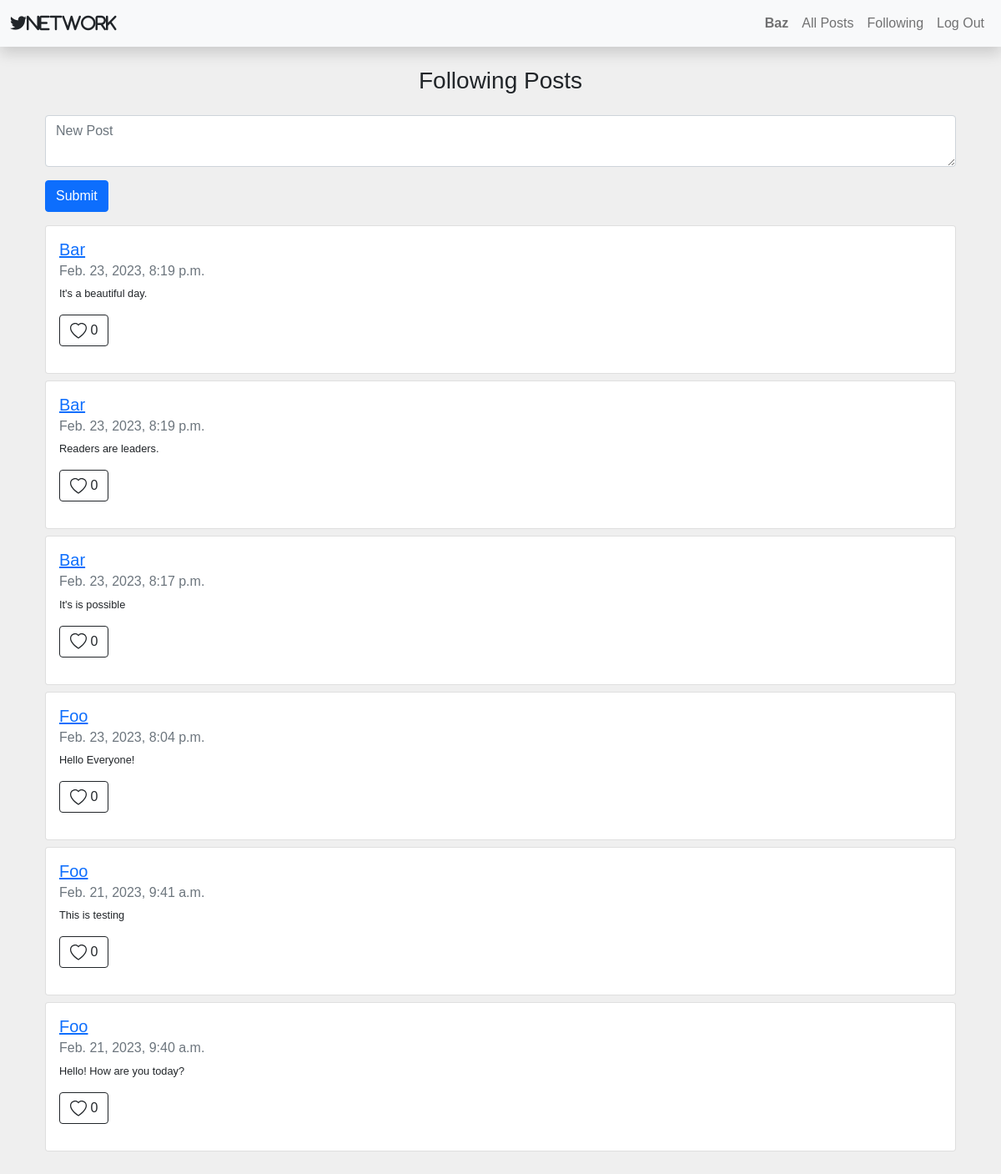
Page /following (signed in) on the earlier database version.
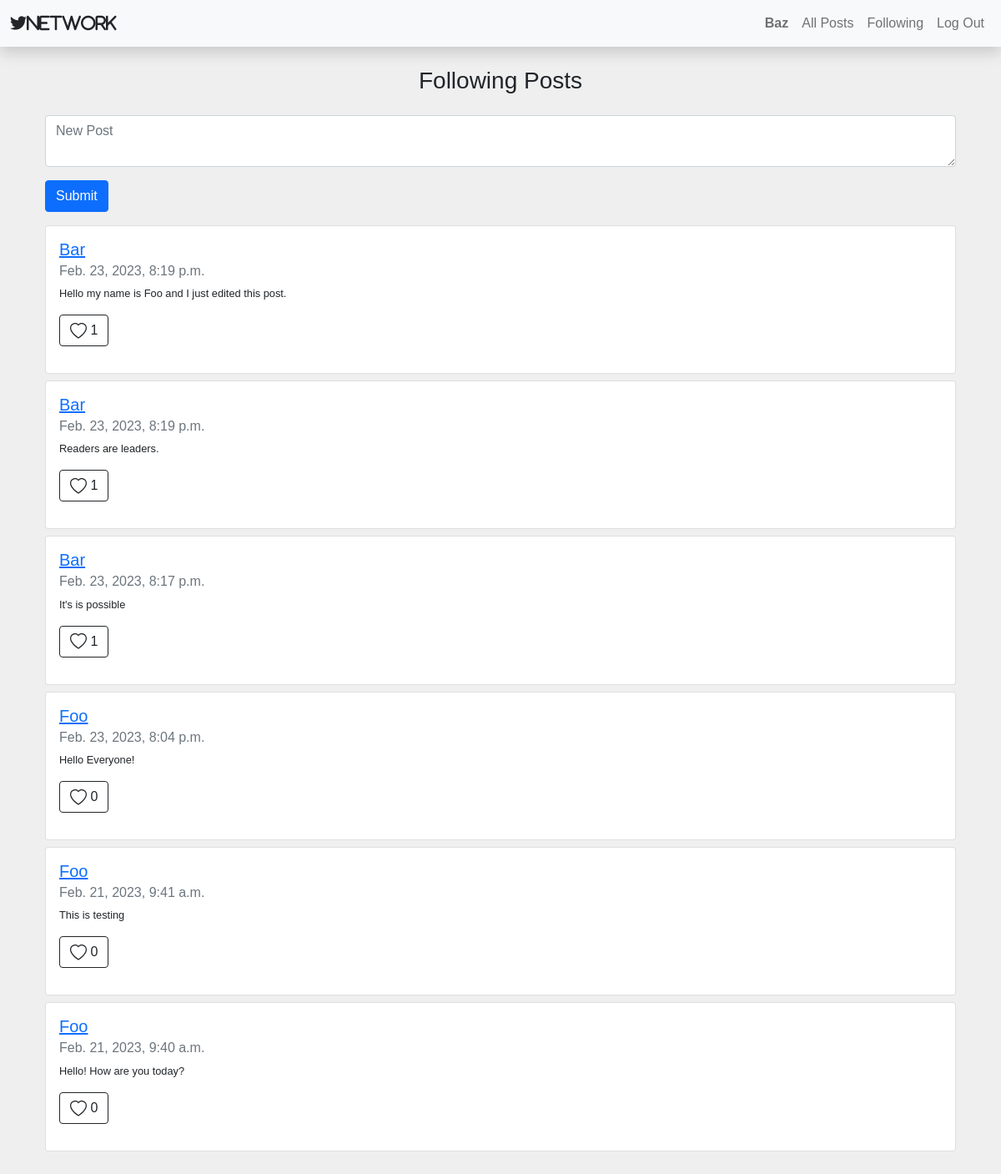
Same page on the later database version.
### network/models.py (models this page shows, shortened)
class Post(models.Model):
    poster = models.ForeignKey(User, on_delete=models.CASCADE, related_name="userPoster")
    post = models.CharField(max_length=100)
    date = models.DateTimeField(auto_now_add=True)
    likers = models.ManyToManyField(User, related_name="postliked")

class User(AbstractUser):
    pass

### network/views.py (the view)
# urls.py: path("following", views.following, name="following"),
def following(request):
    user = request.user
    f = user.followings.all()
    followings = [e.following.all()[0] for e in f]
    all_posts = Post.objects.all().order_by("-date")
    followingPosts = []
    for post in all_posts:
        for person in followings:
            if person.username == post.poster.username:
                followingPosts.append(post)
    paginator = Paginator(followingPosts, 10)
    page_num = request.GET.get("page")
    page_posts = paginator.get_page(page_num)
    return render(request, "network/following.html", {
        "page_posts": page_posts,
    })

### network/templates/network/following.html (shortened to what this page needs)
{% extends "network/layout.html" %}
{% load static %}
{% block body %}
    <div class=" text-center my-4" >
        <h3 id="post-name">Following Posts</h3>
    </div>
    {% if user.is_authenticated %}
        <div class="container" id="compose-view">
            <form action="{% url 'addPost' %}" method="post">
                <textarea class="form-control" id="post-content" placeholder="New Post" name="tweet"></textarea>
                <input id="add-post" type="submit" class="btn btn-primary my-3"/>
            </form>
        </div>
    {% endif %}
    <div class="container fs-7" id="all-posts">
        {% for post in page_posts %}
            <div class="card mb-2">
                <div class="card-body mb-3">
                    <a href="{% url 'profile' profile_id=post.poster.id %}">
                        <h5 class="card-title">{{ post.poster }}</h5>
                    </a>
                    <h6 class="card-subtitle mb-2 text-muted">{{ post.date }}</h6>
                    <p class="card-text">{{ post.post }}</p>
                    <button class="btn btn-outline-dark" id="likebutton{{ post.id }}">
                        <span id="number_of_likes"class="">{{ post.likers.all|length }}</span>
                    </button>
                </div>
            </div>
        {% endfor %}
    </div>
    <nav class="d-flex justify-content-center" aria-label="Page navigation example">
      </nav>
{% endblock %}

Differences in the rows shown:
changed Post: post "It's a beautiful day." → "Hello my name is Foo and I just edited this post."; likers.all|length "0" → "1"
computed for Post "Readers are leaders.": likers.all|length "0" → "1"
computed for Post "Feb. 23, 2023, 8:17 p.m.": likers.all|length "0" → "1"
